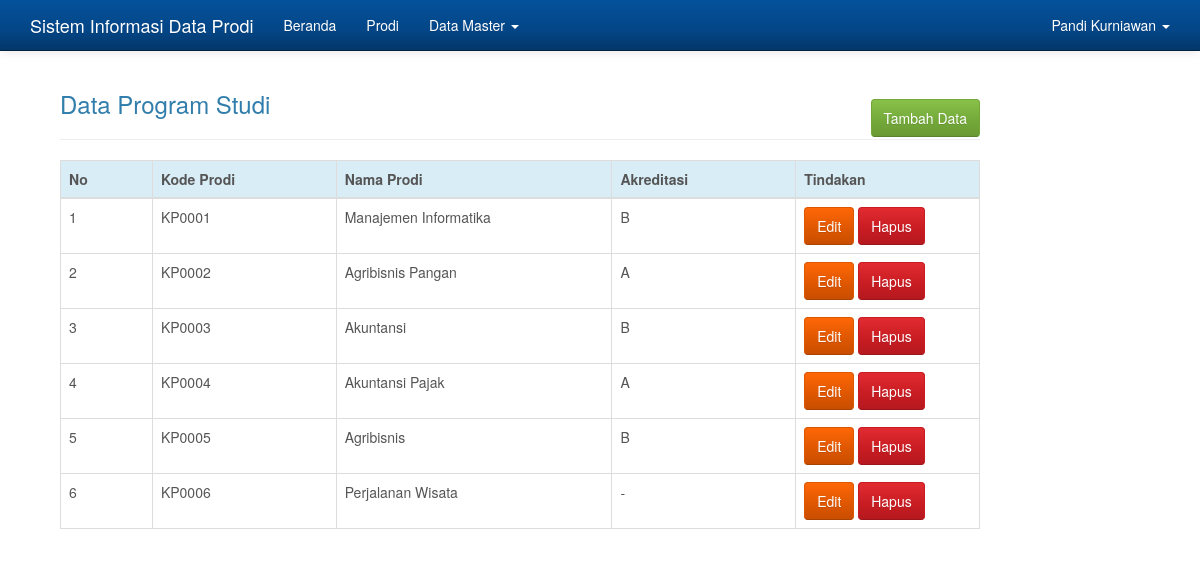
The app's page /admin/admin.php?hlm=prodi (signed in) with its own data.
### tables this page shows
CREATE TABLE `dt_prodi` (
  `idprodi` int(11) NOT NULL,
  `kdprodi` varchar(6) NOT NULL,
  `nmprodi` varchar(70) NOT NULL,
  `akreditasi` enum('A','B','C','-') NOT NULL
);

### admin/prodi.php (the view)
<?php
if( empty( $_SESSION['id_user'] ) ){
	$_SESSION['err'] = '<strong>ERROR!</strong> Anda harus login terlebih dahulu.';
	header('Location: ./');
	die();
} else {
	if( isset( $_REQUEST['aksi'] )){
		$aksi = $_REQUEST['aksi'];
		switch($aksi){
			case 'baru':
				include 'prodi_baru.php';
				break;
			case 'edit':
				include 'prodi_edit.php';
				break;
			case 'hapus':
				include 'prodi_hapus.php';
				break;
		}
	} else {
		echo '
			<div class="container">
			<div class="col-md-10">
				<h3 style="margin-bottom: -20px;">Data Program Studi</h3>
					<a href="./admin.php?hlm=prodi&aksi=baru" class="btn btn-success btn-s pull-right">Tambah Data</a>
				<br/><hr/>
				<table class="table table-bordered">
				 <thead>
				   <tr class="info">
					 <th width="10%">No</th>
					 <th width="20%">Kode Prodi</th>
					 <th width="30%">Nama Prodi</th>
					 <th width="20%">Akreditasi</th>
					 <th width="35%">Tindakan</th>
				   </tr>
				 </thead>
				 <tbody>';
		 	$sql = mysqli_query($koneksi, "SELECT * FROM dt_prodi");
		 	if(mysqli_num_rows($sql) > 0){
		 		$no = 0;
				 while($row = mysqli_fetch_array($sql)){
	 				$no++;
	 			echo '
				   <tr>
					 <td>'.$no.'</td>
					 <td>'.$row['kdprodi'].'</td>
					 <td>'.$row['nmprodi'].'</td>
					 <td>'.$row['akreditasi'].'</td>
					 <td>
					<script type="text/javascript" language="JavaScript">
					  	function konfirmasi(){
						  	tanya = confirm("Anda yakin akan menghapus Data ini?");
						  	if (tanya == true) return true;
						  	else return false;
						}
					</script>
					 <a href="?hlm=prodi&aksi=edit&idprodi='.$row['idprodi'].'" class="btn btn-warning btn-s">Edit</a>
					 <a href="?hlm=prodi&aksi=hapus&submit=yes&idprodi='.$row['idprodi'].'" onclick="return konfirmasi()" class="btn btn-danger btn-s">Hapus</a>
					 </td>';
				}
			} else {
				 echo '<td colspan="8"><center><p class="add">Tidak ada data untuk ditampilkan. <u><a href="?hlm=prodi&aksi=baru">Tambah data baru</a></u> </p></center></td></tr>';
			}
			echo '
			 	</tbody>
			</table>
			</div>
		</div>';
	}
}
?>

### admin/admin.php (style rules this page uses)
body { min-height: 200px; padding-top: 70px; }

### records on screen
dt_prodi: kdprodi "KP0001", nmprodi "Manajemen Informatika", akreditasi "B"
dt_prodi: kdprodi "KP0002", nmprodi "Agribisnis Pangan", akreditasi "A"
dt_prodi: kdprodi "KP0003", nmprodi "Akuntansi", akreditasi "B"
dt_prodi: kdprodi "KP0004", nmprodi "Akuntansi Pajak", akreditasi "A"
dt_prodi: kdprodi "KP0005", nmprodi "Agribisnis", akreditasi "B"
dt_prodi: kdprodi "KP0006", nmprodi "Perjalanan Wisata", akreditasi "-"

### other values on screen
$_SESSION['nama'] "Pandi Kurniawan"
